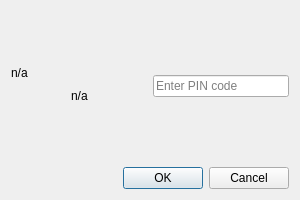
<?xml version="1.0" encoding="UTF-8"?>
<ui version="4.0">
 <class>DlgPinInput</class>
 <widget class="QDialog" name="DlgPinInput">
  <property name="geometry">
   <rect>
    <x>0</x>
    <y>0</y>
    <width>300</width>
    <height>200</height>
   </rect>
  </property>
  <property name="windowTitle">
   <string>Enter PIN</string>
  </property>
  <layout class="QVBoxLayout" name="verticalLayout">
   <item>
    <layout class="QHBoxLayout" name="horizontalLayout">
     <item>
      <layout class="QVBoxLayout" name="verticalLayout_2">
       <item>
        <spacer name="verticalSpacer_2">
         <property name="orientation">
          <enum>Qt::Vertical</enum>
         </property>
         <property name="sizeHint" stdset="0">
          <size>
           <width>20</width>
           <height>40</height>
          </size>
         </property>
        </spacer>
       </item>
       <item>
        <layout class="QHBoxLayout" name="horizontalLayout_3">
         <item>
          <widget class="QLabel" name="logoLabel">
           <property name="text">
            <string>n/a</string>
           </property>
          </widget>
         </item>
        </layout>
       </item>
       <item>
        <layout class="QHBoxLayout" name="horizontalLayout_2">
         <item>
          <spacer name="horizontalSpacer">
           <property name="orientation">
            <enum>Qt::Horizontal</enum>
           </property>
           <property name="sizeHint" stdset="0">
            <size>
             <width>40</width>
             <height>20</height>
            </size>
           </property>
          </spacer>
         </item>
         <item>
          <widget class="QLabel" name="versionLabel">
           <property name="text">
            <string>n/a</string>
           </property>
          </widget>
         </item>
         <item>
          <spacer name="horizontalSpacer_2">
           <property name="orientation">
            <enum>Qt::Horizontal</enum>
           </property>
           <property name="sizeHint" stdset="0">
            <size>
             <width>40</width>
             <height>20</height>
            </size>
           </property>
          </spacer>
         </item>
        </layout>
       </item>
       <item>
        <spacer name="verticalSpacer">
         <property name="orientation">
          <enum>Qt::Vertical</enum>
         </property>
         <property name="sizeHint" stdset="0">
          <size>
           <width>20</width>
           <height>40</height>
          </size>
         </property>
        </spacer>
       </item>
      </layout>
     </item>
     <item>
      <layout class="QVBoxLayout" name="verticalLayout_3">
       <item>
        <spacer name="verticalSpacer_3">
         <property name="orientation">
          <enum>Qt::Vertical</enum>
         </property>
         <property name="sizeHint" stdset="0">
          <size>
           <width>20</width>
           <height>40</height>
          </size>
         </property>
        </spacer>
       </item>
       <item>
        <widget class="QLineEdit" name="pinLine">
         <property name="toolTip">
          <string>Enter the PIN value.</string>
         </property>
         <property name="placeholderText">
          <string>Enter PIN code</string>
         </property>
        </widget>
       </item>
       <item>
        <spacer name="verticalSpacer_4">
         <property name="orientation">
          <enum>Qt::Vertical</enum>
         </property>
         <property name="sizeHint" stdset="0">
          <size>
           <width>20</width>
           <height>40</height>
          </size>
         </property>
        </spacer>
       </item>
      </layout>
     </item>
    </layout>
   </item>
   <item>
    <widget class="QDialogButtonBox" name="buttonBox">
     <property name="orientation">
      <enum>Qt::Horizontal</enum>
     </property>
     <property name="standardButtons">
      <set>QDialogButtonBox::Cancel|QDialogButtonBox::Ok</set>
     </property>
    </widget>
   </item>
  </layout>
 </widget>
 <resources/>
 <connections>
  <connection>
   <sender>buttonBox</sender>
   <signal>accepted()</signal>
   <receiver>DlgPinInput</receiver>
   <slot>accept()</slot>
   <hints>
    <hint type="sourcelabel">
     <x>248</x>
     <y>254</y>
    </hint>
    <hint type="destinationlabel">
     <x>157</x>
     <y>274</y>
    </hint>
   </hints>
  </connection>
  <connection>
   <sender>buttonBox</sender>
   <signal>rejected()</signal>
   <receiver>DlgPinInput</receiver>
   <slot>reject()</slot>
   <hints>
    <hint type="sourcelabel">
     <x>316</x>
     <y>260</y>
    </hint>
    <hint type="destinationlabel">
     <x>286</x>
     <y>274</y>
    </hint>
   </hints>
  </connection>
 </connections>
</ui>
